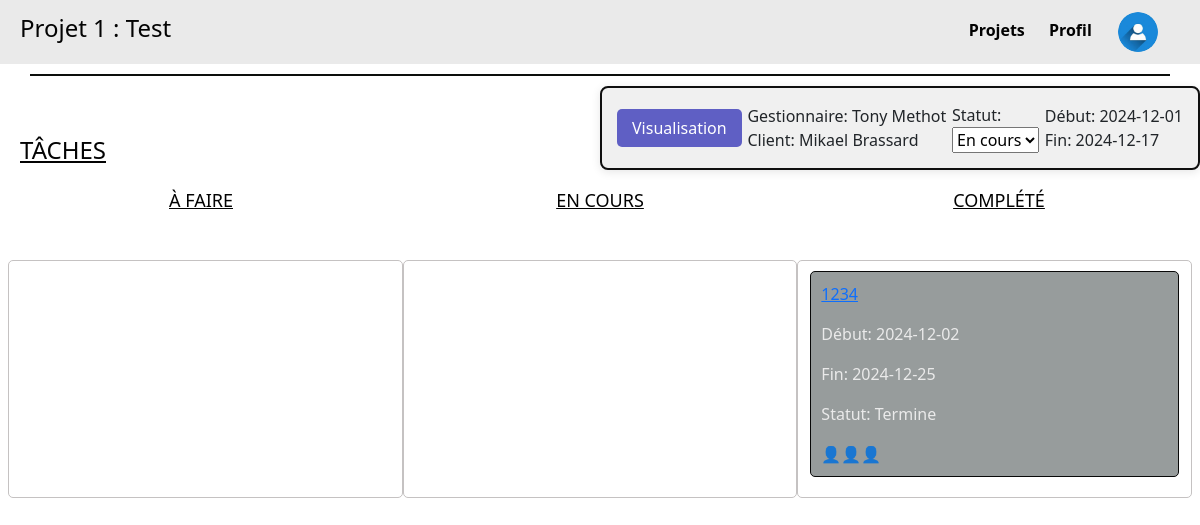
The app's page /projet/1 with its own data.
### tables this page shows
CREATE TABLE Projet_proj (
    proj_id INTEGER PRIMARY KEY,
    proj_clnt_id INTEGER NOT NULL,
    proj_etat_etat INTEGER NOT NULL,
    proj_emp_id INTEGER NOT NULL,
    proj_nom TEXT NOT NULL,
    proj_dateDebut DATE,
    proj_dateFin DATE,
    proj_isTemplate BOOLEAN,
    FOREIGN KEY (proj_clnt_id) REFERENCES Client_clnt(clnt_id),
    FOREIGN KEY (proj_etat_etat) REFERENCES Etat_etat(etat_id),
    FOREIGN KEY (proj_emp_id) REFERENCES Employee_emp(emp_id)
);

CREATE TABLE Tache_tch (
    tch_id INTEGER PRIMARY KEY,
    tch_proj_id INTEGER NOT NULL,
    tch_etat_etat INTEGER NOT NULL,
    tch_parent INTEGER,
    tch_nom TEXT NOT NULL,
    tch_dateDebut DATE,
    tch_dateFin DATE,
    FOREIGN KEY (tch_proj_id) REFERENCES Projet_proj(proj_id),
    FOREIGN KEY (tch_etat_etat) REFERENCES Etat_etat(etat_id),
    FOREIGN KEY (tch_parent) REFERENCES Tache_tch(tch_id)
);

CREATE TABLE Etat_etat (
    etat_id INTEGER PRIMARY KEY,
    etat_nom TEXT NOT NULL
);

### main.py (the view)
@app.route('/projet/<int:id>', methods=['GET'])
def projet(id):
    projet = get_projet_by_id(id)
    if projet is None:
        return "Project not found", 404  # Or render a custom 404 page
    taches = get_taches_by_project(id)
    print(taches)
    return render_template('projet.html', projet=projet, taches=taches)

### main.py (called while the page is built)
def get_taches_by_project(proj_id):
    conn = sqlite3.connect(DB)  # Connect to the database
    cursor = conn.cursor()
    query = """
    SELECT
        Tache_tch.tch_id AS id,
        Tache_tch.tch_proj_id AS projet_id,
        Etat_etat.etat_nom AS statut,  -- Get the status name instead of its ID
        Tache_tch.tch_nom AS nom,
        Tache_tch.tch_dateDebut AS dateDebut,
        Tache_tch.tch_dateFin AS dateFin
    FROM Tache_tch
    LEFT JOIN Etat_etat ON Tache_tch.tch_etat_etat = Etat_etat.etat_id  -- Join with the Etat_etat table
    WHERE Tache_tch.tch_proj_id = ? AND Tache_tch.tch_parent IS NULL;
    """
    cursor.execute(query, (proj_id,))
    taches = cursor.fetchall()
    conn.close()
    return taches

### templates/projet.html (shortened to what this page needs)
<!DOCTYPE html>
<html lang="fr">
  <head>
    <link rel="stylesheet" href="/static/css/style.css" />
    <link
      href="https://cdn.jsdelivr.net/npm/bootstrap@5.3.3/dist/css/bootstrap.min.css"
      rel="stylesheet"
    />
  </head>
  <body>
    <div class="header">
      <h4>{{ projet[4] }}</h4>
      <div class="menu">
        <a href="{{ url_for('listeProjets') }}" class="highlight-link"
          >Projets</a
        >
        <a href="{{ url_for('profil') }}" class="highlight-link">Profil</a>
        <a href="#" class="user-icon">
          <img
            src="../static/images/icon_utiliateur.jpg"
            alt="User Icon"
            width="40"
            height="40"
          />
        </a>
      </div>
    </div>
    <div class="divider"></div>
    <h4 class="taches">TÂCHES</h4>
    <div class="project-details">
    <div>     <a href="{{ url_for('visualization', project_id=projet[0]) }}" class="vis-button">Visualisation</a> </div>
      <div class="part1">
        <p>Gestionnaire: {{ projet[8] }}</p>
        <p>Client: {{ projet[7] }}</p>
      </div>
      <div class="part2">
        <label for="status">Statut:</label>
        <select id="status">
          <option value="en_cours">En cours</option>
        </select>
      </div>
      <div class="part3">
        <p>Début: {{ projet[5] }}</p>
        <p>Fin: {{ projet[6] }}</p>
      </div>
    </div>
    <div class="task-status">
      <h4 class="A_faire">À FAIRE</h4>
      <h4 class="en_cours">EN COURS</h4>
      <h4 class="complete">COMPLÉTÉ</h4>
    </div>
    <div class="tasks-container row">
      <div
        data-column="1"
        class="column col-12 col-md-4"
        ondrop="drop(event)"
        ondragover="allowDrop(event)"
      >
      </div>
      <div
        data-column="2"
        class="column col-12 col-md-4"
        ondrop="drop(event)"
        ondragover="allowDrop(event)"
      >
      </div>
      <div
        data-column="3"
        class="column col-12 col-md-4"
        ondrop="drop(event)"
        ondragover="allowDrop(event)"
      >
         {% for tache in taches %} {% if tache[2] == "Termine" %}
        <div
          class="task"
          id="task{{ tache[0] }}"
          draggable="true"
          ondragstart="drag(event)"
        >
          <a href="{{ url_for('tache', proj_id=projet[0], task_id=tache[0]) }}">
            <p>{{ tache[3] }}</p>
          </a>
          <p>Début: {{ tache[4] }}</p>
          <p>Fin: {{ tache[5] }}</p>
          <p>Statut: {{ tache[2] }}</p>
          <div class="icons">👤👤👤</div>
        </div>
        {% endif %} {% endfor %}
      </div>
    </div>
  </body>
</html>

### static/css/style.css (style rules this page uses)
body { font-family: Arial, sans-serif; margin: 0; padding: 0; background: #eaeaea; background-size: cover; }
.header { display: flex; justify-content: space-between; align-items: center; background-color: #eaeaea; padding: 10px 20px; color: #030303; }
.divider { width: 95%; height: 2px; background-color: #0c0e0c; margin: 10px auto; }
.taches { position: absolute; left: 20px; margin-top: 50px; text-decoration: underline; color: #030303; }
.highlight-link { position: relative; text-decoration: none; color: #a80c67; padding: 5px 0; }
.menu a { margin-right: 20px; text-decoration: none; color: #020202; font-weight: bold; }
.user-icon { display: inline-block; font-size: 20px; border: 2px solid transparent; background-color: transparent; border-radius: 50%; margin-top: auto; vertical-align: middle; border-radius: 100%; overflow: hidden; margin: 0; padding: 0; }
.project-details { top: 20px; right: 20px; width: 90%; margin-left: auto; max-width: 600px; background-color: #f0f0f0; border: 2px solid #0f0f0f; border-radius: 8px; padding: 15px; box-shadow: 0 2px 10px rgba(3, 3, 3, 0.1); display: flex; justify-content: space-between; align-items: center; }
.part1, .part2, .part3 { display: flex; flex-direction: column; }
.part1 p, .part2 p, .part3 p { margin: 0; }
.column { width: 100%; background-color: transparent; padding: 10px; border: 1px solid #c5c2c2; border-radius: 5px; margin-bottom: 20px; }
.task { background-color: #979c9c; padding: 10px; margin-bottom: 10px; border-radius: 5px; border: 1px solid #080808; color: #eaeaea; }
.icons { display: flex; justify-content: flex-start; }
.task-status { display: flex; justify-content: space-evenly; margin-bottom: 20px; flex-wrap: wrap; }
.A_faire, .en_cours, .complete { margin-top: 20px; font-size: 18px; color: #020202; text-decoration: underline; text-align: center; width: 100%; }
@media (min-width: 576px) { .A_faire, .en_cours, .complete { width: auto; } }
.tasks-container { display: flex; flex-wrap: wrap; justify-content: space-between; padding: 20px; }
@media (min-width: 768px) { .A_faire, .en_cours, .complete { width: 33%; } }
.task { background-color: #979c9c; padding: 10px; margin-bottom: 10px; border-radius: 5px; border: 1px solid #080808; color: #eaeaea; cursor: move; }
.vis-button { background-color: #5f5fc4; color: white; border: none; padding: 8px 15px; border-radius: 5px; cursor: pointer; text-decoration: none; }

### records on screen
Projet_proj: proj_nom "Projet 1 : Test", proj_dateDebut "2024-12-01", proj_dateFin "2024-12-17"
Tache_tch: tch_nom "1234", tch_dateDebut "2024-12-02", tch_dateFin "2024-12-25", etat_nom "Termine"

### other values on screen
{{ projet[8] }} "Tony Methot"
{{ projet[7] }} "Mikael Brassard"
